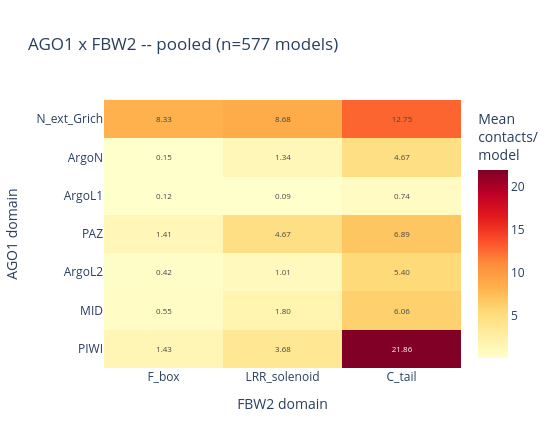

Notebook source saved alongside this figure:
### Markdown cell above
## One heatmap per couple (all backends, all clusters pooled)

### Code cell
n_models_total = df.groupby(["cluster", "fname"]).ngroups
for c in COUPLES:
    heatmap_from_matrix(
        couple_matrix(df, c, n_models_total), c,
        f"{RECEPTOR_NAME} x {LIGAND_CHAIN_NAMES[c]} -- pooled (n={n_models_total} models)",
        f"{RECEPTOR_NAME.lower()}_{LIGAND_CHAIN_NAMES[c].lower()}_heatmap_pooled.html")

### Figure 1 — Plotly figure (JSON) as saved in the notebook; plotly's stock layout.template omitted (floating-point values rounded to 4 significant figures)
{"data": [{"colorbar": {"title": {"text": "Mean<br>contacts/<br>model"}}, "colorscale": [[0.0, "rgb(255,255,204)"], [0.125, "rgb(255,237,160)"], [0.25, "rgb(254,217,118)"], [0.375, "rgb(254,178,76)"], [0.5, "rgb(253,141,60)"], [0.625, "rgb(252,78,42)"], [0.75, "rgb(227,26,28)"], [0.875, "rgb(189,0,38)"], [1.0, "rgb(128,0,38)"]], "hovertemplate": "AGO1: %{y}<br>FBW2: %{x}<br>%{z:.3f} contacts/model<extra></extra>", "text": [["8.33", "8.68", "12.75"], ["0.15", "1.34", "4.67"], ["0.12", "0.09", "0.74"], ["1.41", "4.67", "6.89"], ["0.42", "1.01", "5.40"], ["0.55", "1.80", "6.06"], ["1.43", "3.68", "21.86"]], "textfont": {"size": 8}, "texttemplate": "%{text}", "type": "heatmap", "x": ["F_box", "LRR_solenoid", "C_tail"], "y": ["N_ext_Grich", "ArgoN", "ArgoL1", "PAZ", "ArgoL2", "MID", "PIWI"], "z": [[8.328, 8.679, 12.75], [0.1473, 1.341, 4.669], [0.1231, 0.09012, 0.7383], [1.414, 4.669, 6.886], [0.4229, 1.007, 5.395], [0.5459, 1.795, 6.062], [1.428, 3.685, 21.86]]}], "layout": {"height": 448, "title": {"text": "AGO1 x FBW2 -- pooled (n=577 models)"}, "width": 560, "xaxis": {"title": {"text": "FBW2 domain"}}, "yaxis": {"autorange": "reversed", "title": {"text": "AGO1 domain"}}}}
